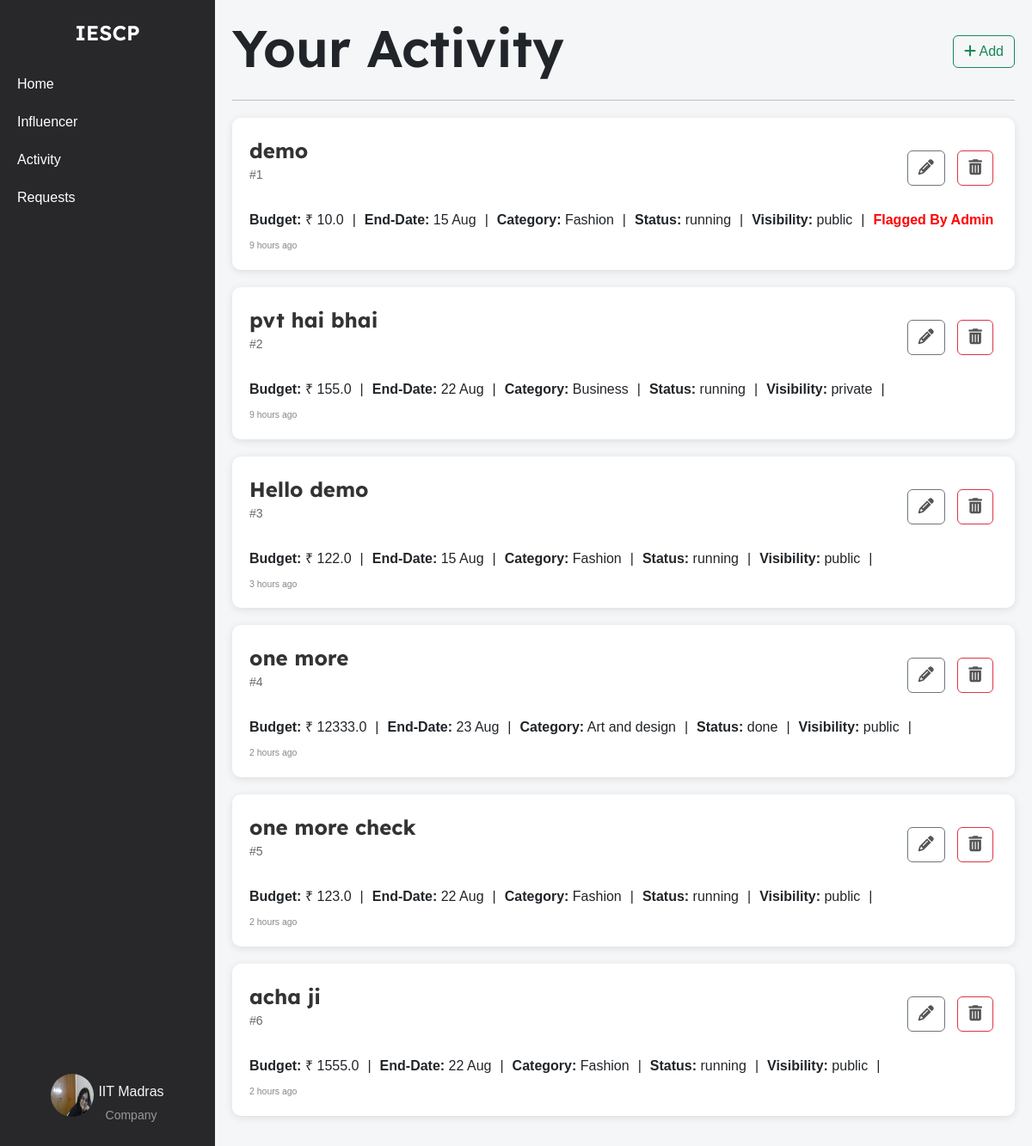
Screenshot of /company/activity (signed in) with the database file from the repository.
### models.py (models this page shows)
class Company(db.Model):
    __tablename__ = 'company'
    id = db.Column(db.Integer, primary_key=True)
    company_name = db.Column(db.String(100), nullable=False)
    username = db.Column(db.String(50), unique=True, nullable=False)
    email = db.Column(db.String(120), unique=True, nullable=False)
    password_hash = db.Column(db.String(128), nullable=False)
    phone_number = db.Column(db.String(20), nullable=False)
    address = db.Column(db.String(200), nullable=False)
    industry = db.Column(db.String(100), nullable=False)
    other_industry = db.Column(db.String(100), nullable=True)
    website = db.Column(db.String(200), nullable=False)
    description = db.Column(db.Text, nullable=False)
    social_media_link = db.Column(db.String(200), nullable=False)
    logo = db.Column(db.String(200), nullable=False)
    campaigns = db.relationship('Campaign', backref='company', lazy=True)

class Campaign(db.Model):
    __tablename__ = 'campaign'
    id = db.Column(db.Integer, primary_key=True)
    title = db.Column(db.String(200), nullable=False)
    description = db.Column(db.Text, nullable=False)
    budget = db.Column(db.Float, nullable=False)
    start_date = db.Column(db.Date, nullable=False)
    end_date = db.Column(db.Date, nullable=False)
    company_id = db.Column(db.Integer, db.ForeignKey('company.id'), nullable=False)
    admin_id = db.Column(db.Integer, db.ForeignKey('admin.id'), nullable=False, default=1)
    status = db.Column(db.String(50), nullable=False, default='pending')
    category = db.Column(db.String(255), nullable=False)
    created_at = db.Column(db.DateTime, nullable=False, default=datetime.utcnow)
    visibility = db.Column(db.String(50), nullable=False, default='public')
    influencers = db.relationship('Influencer', secondary=influencer_campaign_association, back_populates='campaigns')
    is_flag = db.Column(db.Boolean, nullable=False, default=False)
    @property
    def created_at_ist(self):
        utc_time = self.created_at.replace(tzinfo=timezone('UTC'))
        ist_time = utc_time.astimezone(timezone('Asia/Kolkata'))
        return ist_time

### company_routes.py (the view)
@app.route('/company/activity')
@company_auth_required
def company_activity():
    user = Company.query.get(session['company_id'])
    campaigns = Campaign.query.filter_by(company_id=session['company_id']).all()
    return render_template('company_activity.html', campaigns=campaigns, user=user)

### company_routes.py (called while the page is built)
def company_auth_required(func):
    @wraps(func)
    def func3(*args, **kwargs):
        if 'company_id' in session:
            return func(*args, **kwargs)
        else:
            flash("Please login first")
            return redirect(url_for('company_login'))
    return func3

### templates/company_activity.html (shortened to what this page needs)
{% extends 'layout.html' %}
{% block content %}
    <div class="container-box">
        <div class="sidebar">
            <div class="logo">IESCP</div>
            <ul>
                <li><a href="{{url_for('company_home')}}">Home</a></li>
                <li><a href="{{url_for('influencer_search')}}">Influencer</a></li>
                <li><a href="{{url_for('company_activity')}}">Activity</a></li>
                <li><a href="{{url_for('company_requests')}}">Requests</a></li>
            </ul>
            <div class="profile">
                <a href="{{ url_for('company_dashboard') }}">
                    <img src="{{ url_for('static', filename='profile_upload/company/' + user.username + '/' + user.logo) }}" alt="Profile Picture">
                    <div class="profile-name-category">
                        <span class="company_name">{{ user.company_name }}</span>
                        <span class="category">Company</span>
                    </div>
                </a>
            </div>
        </div>
        <div class="container">
            <div class="activity-heading">
                <h1>Your Activity</h1>
                <a href="{{url_for('campaign_add')}}" class="btn btn-outline-success"><i class="fa-solid fa-plus"></i> Add</a>
            </div>
            <hr>
            {% for campaign in campaigns %}
            <div class="campaign">
                <div class="campaign-main-details">
                    <div class="campaign-title">
                        <a href="{{ url_for('campaign_view', campaign_id=campaign.id) }}">{{ campaign.title }}</a>
                        <p>#{{ campaign.id }}</p>
                    </div>
                    <div class="campaign-actions">
                        <a href="{{ url_for('campaign_edit', campaign_id=campaign.id) }}" class="btn btn-outline-secondary">
                            <i class="fa fa-pencil "></i>
                        </a>
                        <a href="{{ url_for('campaign_delete', campaign_id=campaign.id) }}" class="btn btn-outline-danger">
                            <i class="fa fa-trash"></i>
                        </a>
                    </div>
                </div>
                <div class="campaign-details">
                    <div>
                        <strong>Budget:</strong> &#x20B9; {{ campaign.budget }}
                    </div> |
                    <div>
                        <strong>End-Date:</strong> {{ campaign.end_date.strftime('%d %b') }}
                    </div> |
                    <div>
                        <strong>Category:</strong> {{ campaign.category }}
                    </div> |
                    <div>
                        <strong>Status:</strong> {{ campaign.status }}
                    </div> |
                    <div>
                        <strong>Visibility:</strong> {{ campaign.visibility }}
                    </div> |
                    {% if campaign.is_flag %}
                    <div style="color: red; font-weight: bold;">
                        Flagged By Admin
                    </div>
                    {% endif %}
                </div>
                <div class="campaign-meta">
                    <small class="campaign-timestamp" data-created-at="{{ campaign.created_at_ist.isoformat() }}"></small>
                </div>
            </div>
            {% endfor %}
        </div>
    </div>
{% endblock %}

### templates/company_activity.html (style rules this page uses)
body { font-family: Arial, sans-serif; margin: 0; padding: 0; height: 100vh; background-color: #f4f6f8; overflow: hidden; }
.container-box { display: flex; width: 100%; height: 100vh; }
a { text-decoration: none; color: whitesmoke; }
.sidebar { width: 250px; background-color: #28282B; color: white; display: flex; flex-direction: column; align-items: center; padding-top: 20px; position: sticky; top: 0; height: 100vh; overflow-y: auto; }
.sidebar .logo { font-size: 24px; font-weight: bold; margin-bottom: 20px; font-family: 'Lexend Deca', sans-serif; font-weight: 600; }
.sidebar ul { list-style-type: none; padding: 0; width: 100%; }
.sidebar ul li { width: 100%; }
.sidebar ul li a { display: block; padding: 10px 20px; color: white; text-decoration: none; }
.sidebar .profile { margin-top: auto; text-align: center; padding: 10px; }
.profile .category { font-size: 14px; color: #999; margin-top: 5px; }
.sidebar .profile img { width: 50px; height: 50px; border-radius: 50%; margin-bottom: 5px; }
.profile { display: flex; flex-direction: column; align-items: center; text-align: center; padding: 10px; margin-bottom: 20px; }
.profile a { display: flex; align-items: center; text-align: center; justify-content: center; gap: 5px; }
.profile-name-category { display: flex; flex-direction: column; align-items: center; text-align: center; justify-content: center; padding-top: 13px; }
.container .activity-heading { display: flex; justify-content: space-between; align-items: center; }
.container .activity-heading h1 { font-size: 60px; font-weight: bold; font-family: 'Lexend Deca', sans-serif; font-weight: 600; }
.campaign { background-color: #ffffff; padding: 20px; border-radius: 10px; box-shadow: 0 2px 10px rgba(0, 0, 0, 0.1); margin: 20px 0; transition: transform 0.2s, box-shadow 0.2s; position: relative; }
.campaign-main-details { display: flex; justify-content: space-between; align-items: center; margin-bottom: 10px; }
.campaign-title { display: flex; flex-direction: column; }
.campaign-title a { font-size: 24px; font-weight: bold; font-family: 'Lexend Deca', sans-serif; color: #333; text-decoration: none; }
.campaign-title p { font-size: 14px; color: #555; }
.campaign-actions a { margin: 0 5px; font-size: 18px; color: #555; }
.campaign-actions { position: relative; }
.campaign-details { display: flex; gap: 10px; margin-bottom: 10px; }
.campaign p { font-size: 14px; color: #666; margin-bottom: 20px; }
.campaign-meta { display: flex; justify-content: space-between; font-size: 12px; color: #888; }
.container { flex: 1; padding: 20px; overflow-y: auto; }

### rows the page displays
Company: username+logo (picture), company_name "IIT Madras"
Campaign: title "demo", id "1", budget "10.0", end_date "15 Aug", category "Fashion", status "running", visibility "public", is_flag "Flagged By Admin"
Campaign: title "pvt hai bhai", id "2", budget "155.0", end_date "22 Aug", category "Business", status "running", visibility "private"
Campaign: title "Hello demo", id "3", budget "122.0", end_date "15 Aug", category "Fashion", status "running", visibility "public"
Campaign: title "one more", id "4", budget "12333.0", end_date "23 Aug", category "Art and design", status "done", visibility "public"
Campaign: title "one more check", id "5", budget "123.0", end_date "22 Aug", category "Fashion", status "running", visibility "public"
Campaign: title "acha ji", id "6", budget "1555.0", end_date "22 Aug", category "Fashion", status "running", visibility "public"
